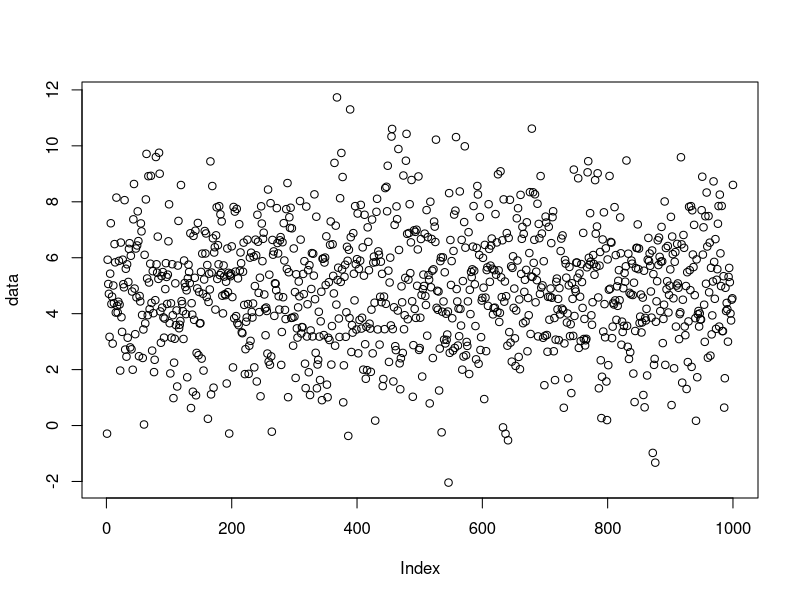
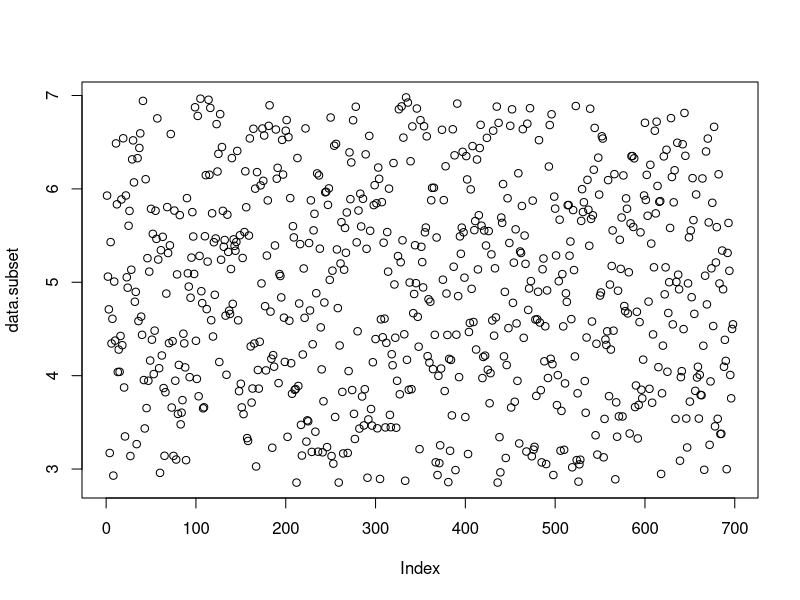

Generate these figures, in order, with R: (Note: this script raises an error after producing the figures.)
# clear the Global Environment
rm(list=ls())


#############################
# 2.1 Vectors               #
#############################

# vectors store several values of the same mode

x <- c(1,2,3,4)
y <- 1:4
z <- rep(1,10)

words <- c('This', 'is', 'a', 'sentence', '.')

# R converts different data types automatically

mixed.vector1 <- c(TRUE, 3.1)
mixed.vector2 <- c(TRUE, 'word', 3.7)

# we can concatenate vectors

y <- c(mixed.vector1, mixed.vector2)

# and perform basic operations componentwise

x <- c(2,4)
y <- c(1,2)

x + y
x - y
x * y
x / y

x ** 2

x > 3

# note the recycling

x <- 4:15
y <- c(1,-1)

x.alternating <- x * y

# we can grap one k-th component of a vector using [k]

x.alternating[2]
x.alternating[c(2,4,6)]

x.alternating[1] <- 'word'

# we get the number of components of vector x using length(x)

length(x.alternating)

# Question: What is the difference between 
#           x <- c() and x <- numeric(0) ?

x <- c()
x <- numeric(0)

#############################
# 2.2 Exercise              #
#############################

data <- rnorm(n = 1000, mean = 5, sd = 2)
plot(data)

# Problem:

# 1) Compute mean and standard deviation (std) 
#    of data 
# 2) grap the values in data that lie 
#    within mean +/- std and compute 
#    their relative number number

# Possible solution:

# 1)
# iterate over index
mean <- 0
for (i in (1:length(data)) ) {
  mean = mean + data[i] / length(data)
}

# or iterate over components
mean <- 0
for ( value in data ) {
  mean = mean + value / length(data)
}

std <- 0
for (value in data) {
  std = std + (value - mean)**2 / (length(data) - 1)
}
std = std**(1/2)

# 2)

data.logical <- data > mean - std & data < mean + std

data.subset <- data[data.logical]

plot(data.subset)

relative.number <- length(data.subset) / length(data)


#############################
# 2.3 named vectors         #
#############################

values <- c(mean, std, relative.number)
names <- c('mean', 'std', 'rel num')

results <- values
names(results) = names

results[1]
results['mean']



#############################
# 2.4 matrices              #
#############################

# matrices are the two dimensional extension of vectors

A <- matrix( rep(TRUE,20), nrow = 5, ncol = 4)

B <- matrix(c(1,'word', TRUE, 3.1), nrow = 2)

C <- c(TRUE,FALSE)

# we can get the i,j - component
B[1,2]

# or the i-th row/column
B[1,]
B[,1]

#note 
is.vector(B[1,])

# Question: What is the result of C * A ? ( A * C ?)

A * C

C * A

# i.e. in doubt, matrices are treated as vectors

# We can combine matrices
A <- matrix( c('a','b','c','d'),nrow = 2)

cbind(A,A)
rbind(A,A)

# We can also perfrom matrix multiplication as known
# from linear algebra and invert square matrices

A <- matrix( c(0,1/2,1,0), nrow = 2)

A * A   # componentwise matrix multiplication
A %*% A # algebraic matrix multiplication

solve(A) # inverse, if possible


#############################
# 2.5 Exercise              #
#############################

# Consider the situation: 
# Three internet providers 'A' 'B' and 
# 'C' compete for customers.
# In January 'A' has got 10000 customers,
# 'B' 4000 and C '500'.
# Assume that after each month, 10% of the customers 
# of 'B' and 'C' change to 'A' and 5% of 'A' change 
# equally distributed to 'B' and 'C'.

# Problem:

# Compute the customer distribution in the next 3 years.
# Plot the number of customers of as a time series

# Possible solution:

customers <- c('A' = 10000, 'B' = 4000, 'C' = 500)
customers.A <- c(as.numeric( customers['A'] ))

M <- matrix( data = c(  0.95, 0.1, 0.1,
                       0.025, 0.9,   0,
                       0.025,   0, 0.9 ),
                       nrow = 3, byrow = TRUE)
rownames(M) <- c('A','B','C')
colnames(M) <- c('A','B','C')

for (i in 1:36) {
  customers = M %*% customers
  customers.A = c(timeseries, customers[1])
}
plot(customers.A)




#############################
# 2.6 lists                 #
#############################

# lists can store several types of variables

A <- matrix( rnorm(n = 6), nrow = 2)
names <- c('x1', 'x2', 'x3')
value <- 3

data <- list( 'matrix' = A, 'names' = names, 'value' = value, 'object' = NULL)

data[[1]]
data$matrix

#############################
# 2.7 Exercise              #
#############################

data <- list( 1:5 , TRUE , matrix( rnorm(n = 4), nrow = 2) , NULL, 
              list( 'values' = c(1,2,3)) , c(1,2,3,4,5) , 'test')


# Problem: 

# Label the elements of data with their mode, i.e.
# integer, numeric, logical, NULL, complex, character
# Write a short algorithm, that works for arbitrary lists.

# Possible solution:

for (i in 1:length(data)) {
  names(data)[i] = class(data[[i]])
}


#############################
# 2.8 data frames           #
#############################

# data frames are lists of vectors

data <- mtcars
print(data)

# they combine list structure
data$mpg
data[[1]]

# and matrix structure
data[6,1]
data['Valiant','mpg']

# Question: What is the difference between data[1] and data[[1]] ?

#############################
# 2.9 Exercise              #
#############################

data <- mtcars
val <-  rep('A',32)
'B' -> val[18] -> val[26]
data <- cbind.data.frame(data, val)

# Use class() and typeof() to get the classes and types of data and 
# of the columns of data.

print( class(data) )
for (label in names(data)) {
  print(paste(label,class(data[[label]]) , sep = ' is object of class '))
  
}

print( typeof(data) )
for (label in names(data)) {
  print(paste(label,typeof(data[[label]]) , sep = ' is object of type '))
  
}


# Use class conversion, e.g.

x <- 2.1
print( class(x) )
class(x) <- 'integer'
x <- as.factor(x)
x <- as.numeric(x)

# to convert the categorical variables of data into factors.

data$cyl <- as.factor(data$cyl)
data$vs <- as.factor(data$vs)
data$am <- as.factor(data$am)
data$gear <- as.factor(data$gear)
data$carb <- as.factor(data$carb)

# Check out the classes and types again.

print( class(data) )
print( typeof(data)) 
for (label in names(data)) {
  print(paste(label,class(data[[label]]) , sep = ' is object of class '))
  print(paste(label,typeof(data[[label]]) , sep = ' is object of type '))
}

# Question: Explain the type of data$val. 